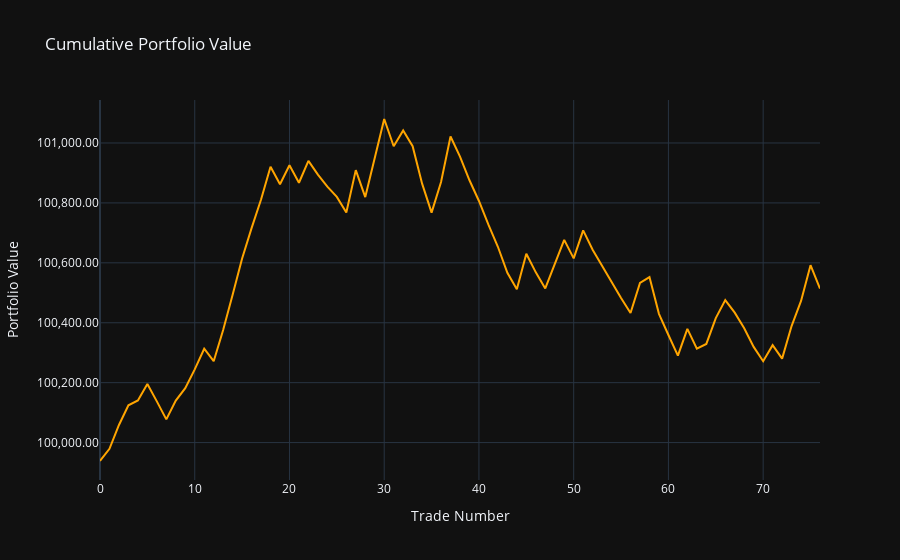
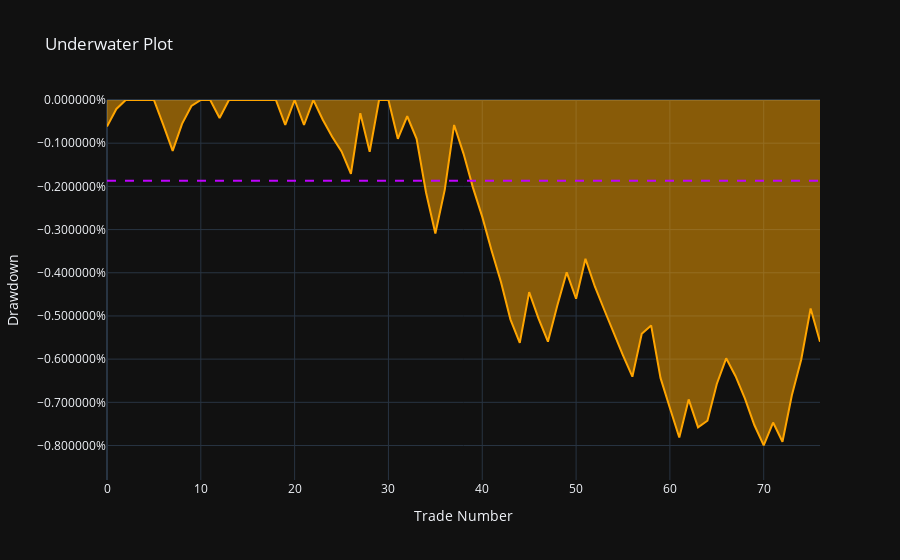
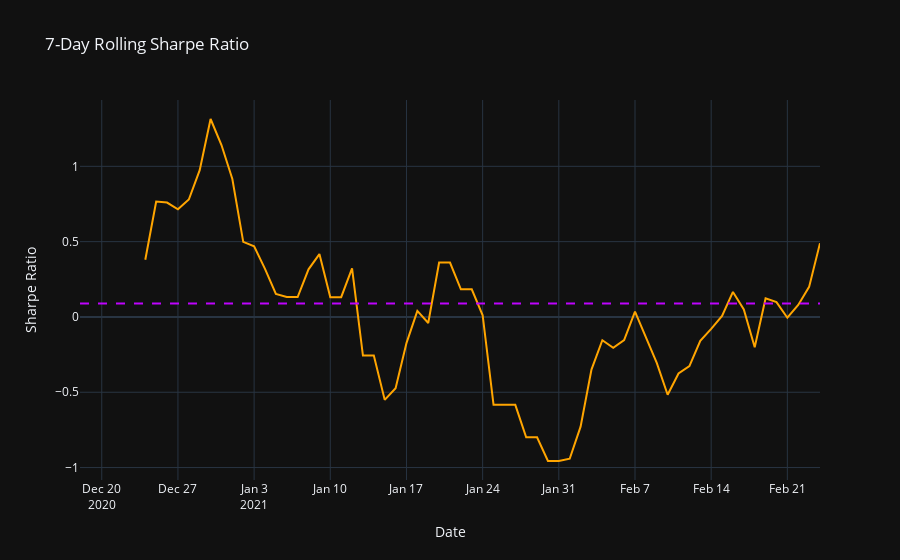
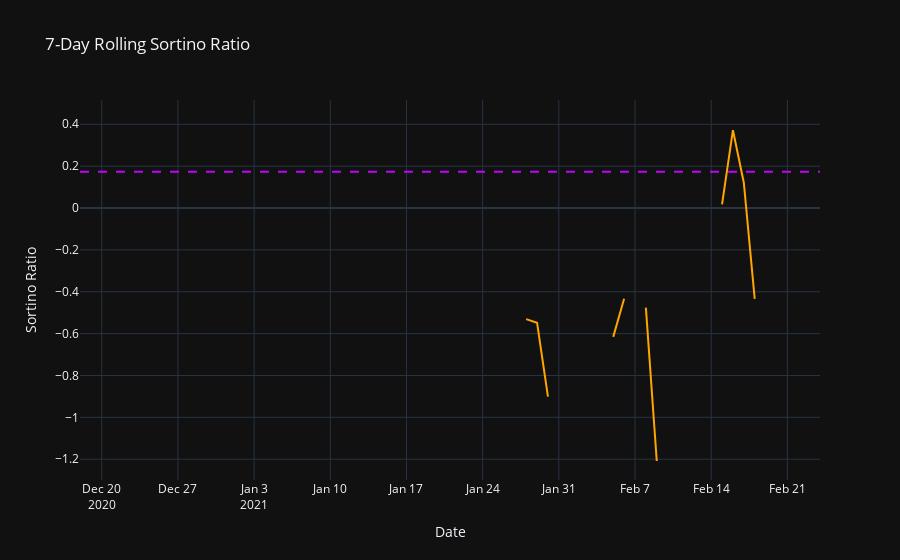

Notebook source saved alongside these figures, in order:
### Markdown cell above
##### 3. Cumulative Portfolio Value Graph, Underwater Plot, Rolling Risk Metrics

### Code cell
fig = go.Figure()
fig.add_trace(go.Scatter(x=trades_df.index, y=trades_df['cum_port_value'], mode='lines', name='Portfolio Value', line=dict(color='orange')))
fig.update_yaxes(tickformat=",.2f")
fig.update_layout(title='Cumulative Portfolio Value', xaxis_title='Trade Number', yaxis_title='Portfolio Value', showlegend=False, template="plotly_dark")
fig.show()

fig = go.Figure()
fig.add_trace(go.Scatter(x=trades_df.index, y=trades_df['drawdown_pct'], mode='lines', fill='tozeroy', name='Drawdown', line=dict(color='orange')))
fig.update_yaxes(tickformat="%", range=[trades_df['drawdown_pct'].min()*1.1, 0])
fig.update_layout(title='Underwater Plot', xaxis_title='Trade Number', yaxis_title='Drawdown', template="plotly_dark")
fig.add_hline(y=avg_dd_pct, line_dash='dash', line=dict(color='#be03fd', width=2))
fig.show()

rolling_sharpe = (daily_returns.rolling(window=7).mean()) / (daily_returns.rolling(window=7).std())

fig = go.Figure()
fig.add_trace(go.Scatter(x=rolling_sharpe.index, y=rolling_sharpe.values, mode='lines', name='7-Day Rolling Sharpe Ratio', line=dict(color='orange')))
fig.add_hline(y=sharpe_ratio, line=dict(color='#be03fd', width=2, dash='dash'))
fig.update_layout(title='7-Day Rolling Sharpe Ratio', xaxis_title='Date', yaxis_title='Sharpe Ratio', showlegend=False, template="plotly_dark")
fig.show()
    
rolling_sortino = (daily_returns.rolling(window=7).mean()) / (daily_returns_negative.rolling(window=7).std())

fig = go.Figure()
fig.add_trace(go.Scatter(x=rolling_sortino.index, y=rolling_sortino.values, mode='lines', name='7-Day Rolling Sortino Ratio', line=dict(color='orange')))
fig.add_hline(y=sortino_ratio, line=dict(color='#be03fd', width=2, dash='dash'))
fig.update_layout(title='7-Day Rolling Sortino Ratio', xaxis_title='Date', yaxis_title='Sortino Ratio', showlegend=False, template="plotly_dark")
fig.show()


rolling_volatility = daily_returns.rolling(window=7).std()

fig = go.Figure()
fig.add_trace(go.Scatter(x=rolling_volatility.index, y=rolling_volatility.values, mode='lines', name='7-Day Rolling Volatility', line=dict(color='orange')))
fig.add_hline(y=volatility, line=dict(color='#be03fd', width=2, dash='dash'))
fig.update_layout(title='7-Day Rolling Volatility', xaxis_title='Date', yaxis_title='Volatility', showlegend=False, template="plotly_dark")
fig.show()

### Figure 1 — Plotly figure (JSON) as saved in the notebook; plotly's stock layout.template omitted (floating-point values rounded to 4 significant figures)
{"data": [{"line": {"color": "orange"}, "mode": "lines", "name": "Portfolio Value", "type": "scatter", "x": [0, 1, 2, 3, 4, 5, 6, 7, 8, 9, 10, 11, 12, 13, 14, 15, 16, 17, 18, 19, 20, 21, 22, 23, 24, 25, 26, 27, 28, 29, 30, 31, 32, 33, 34, 35, 36, 37, 38, 39, 40, 41, 42, 43, 44, 45, 46, 47, 48, 49, 50, 51, 52, 53, 54, 55, 56, 57, 58, 59, 60, 61, 62, 63, 64, 65, 66, 67, 68, 69, 70, 71, 72, 73, 74, 75, 76], "y": [99940.0, 99980.0, 100100.0, 100100.0, 100100.0, 100200.0, 100100.0, 100100.0, 100100.0, 100200.0, 100200.0, 100300.0, 100300.0, 100400.0, 100500.0, 100600.0, 100700.0, 100800.0, 100900.0, 100900.0, 100900.0, 100900.0, 100900.0, 100900.0, 100900.0, 100800.0, 100800.0, 100900.0, 100800.0, 101000.0, 101100.0, 101000.0, 101000.0, 101000.0, 100900.0, 100800.0, 100900.0, 101000.0, 101000.0, 100900.0, 100800.0, 100700.0, 100700.0, 100600.0, 100500.0, 100600.0, 100600.0, 100500.0, 100600.0, 100700.0, 100600.0, 100700.0, 100600.0, 100600.0, 100500.0, 100500.0, 100400.0, 100500.0, 100600.0, 100400.0, 100400.0, 100300.0, 100400.0, 100300.0, 100300.0, 100400.0, 100500.0, 100400.0, 100400.0, 100300.0, 100300.0, 100300.0, 100300.0, 100400.0, 100500.0, 100600.0, 100500.0]}], "layout": {"showlegend": false, "title": {"text": "Cumulative Portfolio Value"}, "xaxis": {"title": {"text": "Trade Number"}}, "yaxis": {"tickformat": ",.2f", "title": {"text": "Portfolio Value"}}}}

### Figure 2 — Plotly figure (JSON) as saved in the notebook; plotly's stock layout.template omitted (floating-point values rounded to 4 significant figures)
{"data": [{"fill": "tozeroy", "line": {"color": "orange"}, "mode": "lines", "name": "Drawdown", "type": "scatter", "x": [0, 1, 2, 3, 4, 5, 6, 7, 8, 9, 10, 11, 12, 13, 14, 15, 16, 17, 18, 19, 20, 21, 22, 23, 24, 25, 26, 27, 28, 29, 30, 31, 32, 33, 34, 35, 36, 37, 38, 39, 40, 41, 42, 43, 44, 45, 46, 47, 48, 49, 50, 51, 52, 53, 54, 55, 56, 57, 58, 59, 60, 61, 62, 63, 64, 65, 66, 67, 68, 69, 70, 71, 72, 73, 74, 75, 76], "y": [-0.0006146, -0.0002079, 0, 0, 0, 0, -0.0005782, -0.001179, -0.0005528, -0.0001382, 0, 0, -0.0004152, 0, 0, 0, 0, 0, 0, -0.0005771, 0, -0.0005785, 0, -0.0004567, -0.0008498, -0.00119, -0.001707, -0.0003057, -0.001197, 0, 0, -0.0008993, -0.0003762, -0.0008986, -0.002135, -0.003092, -0.00208, -0.0005777, -0.00124, -0.002023, -0.002706, -0.003492, -0.004219, -0.005078, -0.005623, -0.00445, -0.005063, -0.005596, -0.004758, -0.00399, -0.004602, -0.003678, -0.004317, -0.004856, -0.005389, -0.00591, -0.006407, -0.005413, -0.005219, -0.006435, -0.007132, -0.007816, -0.006932, -0.007581, -0.007427, -0.006574, -0.005981, -0.006394, -0.006913, -0.007526, -0.007998, -0.007468, -0.007913, -0.006837, -0.006009, -0.004827, -0.005599]}], "layout": {"shapes": [{"line": {"color": "#be03fd", "dash": "dash", "width": 2}, "type": "line", "x0": 0, "x1": 1, "xref": "x domain", "y0": -0.001867, "y1": -0.001867, "yref": "y"}], "title": {"text": "Underwater Plot"}, "xaxis": {"title": {"text": "Trade Number"}}, "yaxis": {"range": [-0.008798, 0], "tickformat": "%", "title": {"text": "Drawdown"}}}}

### Figure 3 — Plotly figure (JSON) as saved in the notebook; plotly's stock layout.template omitted (floating-point values rounded to 4 significant figures)
{"data": [{"line": {"color": "orange"}, "mode": "lines", "name": "7-Day Rolling Sharpe Ratio", "type": "scatter", "x": ["2020-12-18T00:00:00", "2020-12-19T00:00:00", "2020-12-20T00:00:00", "2020-12-21T00:00:00", "2020-12-22T00:00:00", "2020-12-23T00:00:00", "2020-12-24T00:00:00", "2020-12-25T00:00:00", "2020-12-26T00:00:00", "2020-12-27T00:00:00", "2020-12-28T00:00:00", "2020-12-29T00:00:00", "2020-12-30T00:00:00", "2020-12-31T00:00:00", "2021-01-01T00:00:00", "2021-01-02T00:00:00", "2021-01-03T00:00:00", "2021-01-04T00:00:00", "2021-01-05T00:00:00", "2021-01-06T00:00:00", "2021-01-07T00:00:00", "2021-01-08T00:00:00", "2021-01-09T00:00:00", "2021-01-10T00:00:00", "2021-01-11T00:00:00", "2021-01-12T00:00:00", "2021-01-13T00:00:00", "2021-01-14T00:00:00", "2021-01-15T00:00:00", "2021-01-16T00:00:00", "2021-01-17T00:00:00", "2021-01-18T00:00:00", "2021-01-19T00:00:00", "2021-01-20T00:00:00", "2021-01-21T00:00:00", "2021-01-22T00:00:00", "2021-01-23T00:00:00", "2021-01-24T00:00:00", "2021-01-25T00:00:00", "2021-01-26T00:00:00", "2021-01-27T00:00:00", "2021-01-28T00:00:00", "2021-01-29T00:00:00", "2021-01-30T00:00:00", "2021-01-31T00:00:00", "2021-02-01T00:00:00", "2021-02-02T00:00:00", "2021-02-03T00:00:00", "2021-02-04T00:00:00", "2021-02-05T00:00:00", "2021-02-06T00:00:00", "2021-02-07T00:00:00", "2021-02-08T00:00:00", "2021-02-09T00:00:00", "2021-02-10T00:00:00", "2021-02-11T00:00:00", "2021-02-12T00:00:00", "2021-02-13T00:00:00", "2021-02-14T00:00:00", "2021-02-15T00:00:00", "2021-02-16T00:00:00", "2021-02-17T00:00:00", "2021-02-18T00:00:00", "2021-02-19T00:00:00", "2021-02-20T00:00:00", "2021-02-21T00:00:00", "2021-02-22T00:00:00", "2021-02-23T00:00:00", "2021-02-24T00:00:00"], "y": [null, null, null, null, null, null, 0.3799, 0.7659, 0.7595, 0.7147, 0.7798, 0.9746, 1.314, 1.142, 0.9157, 0.4989, 0.4696, 0.3189, 0.1522, 0.132, 0.132, 0.3162, 0.4176, 0.1314, 0.1314, 0.3221, -0.2565, -0.2565, -0.5506, -0.4733, -0.1738, 0.03997, -0.04045, 0.3609, 0.3609, 0.1837, 0.1837, 0.01135, -0.5827, -0.5837, -0.5837, -0.799, -0.7995, -0.9565, -0.9565, -0.9414, -0.7284, -0.3495, -0.1545, -0.2046, -0.154, 0.03601, -0.1287, -0.3048, -0.5168, -0.3752, -0.327, -0.1591, -0.07916, 0.006554, 0.1659, 0.0504, -0.2017, 0.1242, 0.09849, -0.005153, 0.07962, 0.1996, 0.4894]}], "layout": {"shapes": [{"line": {"color": "#be03fd", "dash": "dash", "width": 2}, "type": "line", "x0": 0, "x1": 1, "xref": "x domain", "y0": 0.08896, "y1": 0.08896, "yref": "y"}], "showlegend": false, "title": {"text": "7-Day Rolling Sharpe Ratio"}, "xaxis": {"title": {"text": "Date"}}, "yaxis": {"title": {"text": "Sharpe Ratio"}}}}

### Figure 4 — Plotly figure (JSON) as saved in the notebook; plotly's stock layout.template omitted (floating-point values rounded to 4 significant figures)
{"data": [{"line": {"color": "orange"}, "mode": "lines", "name": "7-Day Rolling Sortino Ratio", "type": "scatter", "x": ["2020-12-18T00:00:00", "2020-12-19T00:00:00", "2020-12-20T00:00:00", "2020-12-21T00:00:00", "2020-12-22T00:00:00", "2020-12-23T00:00:00", "2020-12-24T00:00:00", "2020-12-25T00:00:00", "2020-12-26T00:00:00", "2020-12-27T00:00:00", "2020-12-28T00:00:00", "2020-12-29T00:00:00", "2020-12-30T00:00:00", "2020-12-31T00:00:00", "2021-01-01T00:00:00", "2021-01-02T00:00:00", "2021-01-03T00:00:00", "2021-01-04T00:00:00", "2021-01-05T00:00:00", "2021-01-06T00:00:00", "2021-01-07T00:00:00", "2021-01-08T00:00:00", "2021-01-09T00:00:00", "2021-01-10T00:00:00", "2021-01-11T00:00:00", "2021-01-12T00:00:00", "2021-01-13T00:00:00", "2021-01-14T00:00:00", "2021-01-15T00:00:00", "2021-01-16T00:00:00", "2021-01-17T00:00:00", "2021-01-18T00:00:00", "2021-01-19T00:00:00", "2021-01-20T00:00:00", "2021-01-21T00:00:00", "2021-01-22T00:00:00", "2021-01-23T00:00:00", "2021-01-24T00:00:00", "2021-01-25T00:00:00", "2021-01-26T00:00:00", "2021-01-27T00:00:00", "2021-01-28T00:00:00", "2021-01-29T00:00:00", "2021-01-30T00:00:00", "2021-01-31T00:00:00", "2021-02-01T00:00:00", "2021-02-02T00:00:00", "2021-02-03T00:00:00", "2021-02-04T00:00:00", "2021-02-05T00:00:00", "2021-02-06T00:00:00", "2021-02-07T00:00:00", "2021-02-08T00:00:00", "2021-02-09T00:00:00", "2021-02-10T00:00:00", "2021-02-11T00:00:00", "2021-02-12T00:00:00", "2021-02-13T00:00:00", "2021-02-14T00:00:00", "2021-02-15T00:00:00", "2021-02-16T00:00:00", "2021-02-17T00:00:00", "2021-02-18T00:00:00", "2021-02-19T00:00:00", "2021-02-20T00:00:00", "2021-02-21T00:00:00", "2021-02-22T00:00:00", "2021-02-23T00:00:00", "2021-02-24T00:00:00"], "y": [null, null, null, null, null, null, null, null, null, null, null, null, null, null, null, null, null, null, null, null, null, null, null, 0.4253, null, null, -0.3901, null, null, null, null, null, -0.0721, null, null, 0.2553, null, null, null, -0.3458, null, -0.5306, -0.5477, -0.9012, null, null, null, null, null, -0.6154, -0.4338, null, -0.4756, -1.208, null, null, -1.083, null, null, 0.01725, 0.3717, 0.1207, -0.4337, null, null, null, null, null, null]}], "layout": {"shapes": [{"line": {"color": "#be03fd", "dash": "dash", "width": 2}, "type": "line", "x0": 0, "x1": 1, "xref": "x domain", "y0": 0.1732, "y1": 0.1732, "yref": "y"}], "showlegend": false, "title": {"text": "7-Day Rolling Sortino Ratio"}, "xaxis": {"title": {"text": "Date"}}, "yaxis": {"title": {"text": "Sortino Ratio"}}}}
